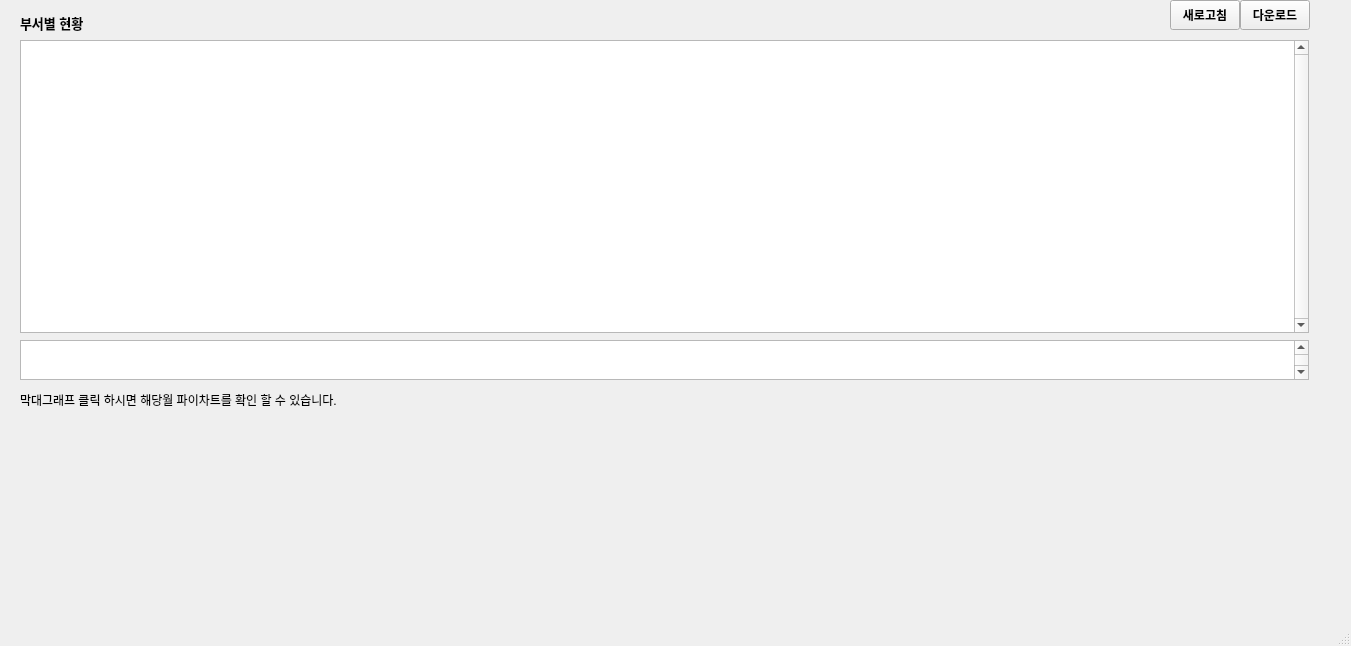
<?xml version="1.0" encoding="UTF-8"?>
<ui version="4.0">
 <class>main_window</class>
 <widget class="QMainWindow" name="main_window">
  <property name="geometry">
   <rect>
    <x>0</x>
    <y>0</y>
    <width>1351</width>
    <height>646</height>
   </rect>
  </property>
  <property name="windowTitle">
   <string>MainWindow</string>
  </property>
  <widget class="QWidget" name="centralwidget">
   <widget class="QLabel" name="lbl_dept">
    <property name="geometry">
     <rect>
      <x>20</x>
      <y>15</y>
      <width>101</width>
      <height>16</height>
     </rect>
    </property>
    <property name="font">
     <font>
      <family>Arial</family>
      <pointsize>10</pointsize>
      <weight>75</weight>
      <bold>true</bold>
     </font>
    </property>
    <property name="text">
     <string>부서별 현황</string>
    </property>
   </widget>
   <widget class="QPushButton" name="btn_download">
    <property name="geometry">
     <rect>
      <x>1240</x>
      <y>0</y>
      <width>70</width>
      <height>30</height>
     </rect>
    </property>
    <property name="minimumSize">
     <size>
      <width>0</width>
      <height>30</height>
     </size>
    </property>
    <property name="font">
     <font>
      <family>Arial</family>
      <weight>75</weight>
      <bold>true</bold>
     </font>
    </property>
    <property name="text">
     <string>다운로드</string>
    </property>
   </widget>
   <widget class="QPushButton" name="btn_refresh">
    <property name="geometry">
     <rect>
      <x>1170</x>
      <y>0</y>
      <width>70</width>
      <height>30</height>
     </rect>
    </property>
    <property name="minimumSize">
     <size>
      <width>0</width>
      <height>30</height>
     </size>
    </property>
    <property name="font">
     <font>
      <family>Arial</family>
      <weight>75</weight>
      <bold>true</bold>
     </font>
    </property>
    <property name="text">
     <string>새로고침</string>
    </property>
   </widget>
   <widget class="QWidget" name="verticalLayoutWidget_2">
    <property name="geometry">
     <rect>
      <x>20</x>
      <y>410</y>
      <width>881</width>
      <height>381</height>
     </rect>
    </property>
    <layout class="QVBoxLayout" name="layout_bar"/>
   </widget>
   <widget class="QWidget" name="verticalLayoutWidget">
    <property name="geometry">
     <rect>
      <x>910</x>
      <y>410</y>
      <width>401</width>
      <height>381</height>
     </rect>
    </property>
    <layout class="QVBoxLayout" name="layout_pie"/>
   </widget>
   <widget class="QLabel" name="label">
    <property name="geometry">
     <rect>
      <x>20</x>
      <y>390</y>
      <width>481</width>
      <height>20</height>
     </rect>
    </property>
    <property name="font">
     <font>
      <family>Arial</family>
      <pointsize>9</pointsize>
      <weight>50</weight>
      <bold>false</bold>
     </font>
    </property>
    <property name="text">
     <string>막대그래프 클릭 하시면 해당월 파이차트를 확인 할 수 있습니다.</string>
    </property>
   </widget>
   <widget class="QTableWidget" name="tbl_dept_info">
    <property name="enabled">
     <bool>true</bool>
    </property>
    <property name="geometry">
     <rect>
      <x>20</x>
      <y>40</y>
      <width>1289</width>
      <height>293</height>
     </rect>
    </property>
    <property name="autoFillBackground">
     <bool>false</bool>
    </property>
    <property name="verticalScrollBarPolicy">
     <enum>Qt::ScrollBarAlwaysOn</enum>
    </property>
    <property name="editTriggers">
     <set>QAbstractItemView::NoEditTriggers</set>
    </property>
    <property name="dragEnabled">
     <bool>false</bool>
    </property>
    <property name="selectionBehavior">
     <enum>QAbstractItemView::SelectRows</enum>
    </property>
    <attribute name="horizontalHeaderStretchLastSection">
     <bool>true</bool>
    </attribute>
   </widget>
   <widget class="QTableWidget" name="tbl_month_info">
    <property name="geometry">
     <rect>
      <x>20</x>
      <y>340</y>
      <width>1289</width>
      <height>40</height>
     </rect>
    </property>
    <property name="maximumSize">
     <size>
      <width>16777215</width>
      <height>40</height>
     </size>
    </property>
    <property name="verticalScrollBarPolicy">
     <enum>Qt::ScrollBarAlwaysOn</enum>
    </property>
   </widget>
  </widget>
  <widget class="QMenuBar" name="menubar">
   <property name="geometry">
    <rect>
     <x>0</x>
     <y>0</y>
     <width>1351</width>
     <height>21</height>
    </rect>
   </property>
  </widget>
  <widget class="QStatusBar" name="statusbar"/>
 </widget>
 <resources/>
 <connections/>
</ui>
